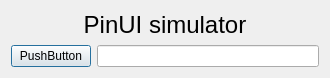
<?xml version="1.0" encoding="UTF-8"?>
<ui version="4.0">
 <class>Pinui</class>
 <widget class="QDialog" name="Pinui">
  <property name="geometry">
   <rect>
    <x>0</x>
    <y>0</y>
    <width>330</width>
    <height>69</height>
   </rect>
  </property>
  <property name="windowTitle">
   <string>Dialog</string>
  </property>
  <layout class="QVBoxLayout" name="verticalLayout">
   <item>
    <widget class="QLabel" name="label">
     <property name="font">
      <font>
       <pointsize>18</pointsize>
      </font>
     </property>
     <property name="text">
      <string>PinUI simulator</string>
     </property>
     <property name="alignment">
      <set>Qt::AlignmentFlag::AlignCenter</set>
     </property>
    </widget>
   </item>
   <item>
    <layout class="QFormLayout" name="formLayout">
     <item row="0" column="0">
      <widget class="QPushButton" name="pushButton">
       <property name="text">
        <string>PushButton</string>
       </property>
      </widget>
     </item>
     <item row="0" column="1">
      <widget class="QLineEdit" name="lineEdit"/>
     </item>
    </layout>
   </item>
  </layout>
 </widget>
 <resources/>
 <connections/>
</ui>
